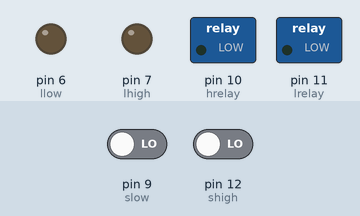
Simulated run of this sketch. Board: Arduino Uno, built with avr-gcc and run on an emulated ATmega328P. Parts: switched loads named in the sketch (green lamp = pin HIGH), output pins drawn as LEDs (lit = HIGH). Inputs (shaded band) come from the test bench; at power-on: pin 9 (slow) LOW, pin 12 (shigh) LOW.

Above: at 11.2 s.
11.3 s: pin 9 (slow) driven HIGH
At 21.4 s:
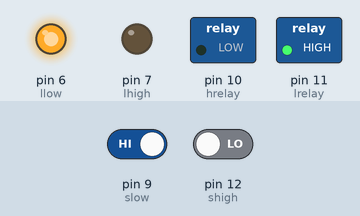
Timing chart, 0 to 22.9 s (numbered marks = the images above; inputs shaded):
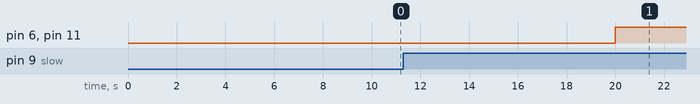

Measured:
- after the input at 11.3 s, pin 6 (llow), pin 11 (lrelay): LOW → HIGH after 8.7 s

The sketch:

Strom_is_Coming.ino
```cpp
#define shigh 12
#define slow 9
#define lhigh 7
#define llow 6
#define hrelay 10
#define lrelay 11
int sh,sl;
void setup() {
Serial.begin(9600);
pinMode(lhigh,OUTPUT);
pinMode(llow,OUTPUT);
pinMode(hrelay,OUTPUT);
pinMode(lrelay,OUTPUT);
pinMode(shigh,INPUT);
pinMode(slow,INPUT);
 for( int i=0;i<5;i++){
    if(i==4){
    printf("Hello");
  }
  else{
  }
  digitalWrite(13,HIGH);
  delay(1000);
  digitalWrite(13,LOW);
  delay(1000);
}
sh=digitalRead(shigh);
sl=digitalRead(slow);
}
void loop() {
if(sh==HIGH){
  digitalWrite(lhigh,HIGH);
  digitalWrite(llow,LOW);
  digitalWrite(hrelay,HIGH);
  digitalWrite(lrelay,LOW);
}
else{
    for( int i=0;i<5;i++){
      if(i==4){
  printf("Hello");
  }
  else{
  }
  digitalWrite(13,HIGH);
  delay(1000);
  digitalWrite(13,LOW);
  delay(1000);
}
   sl=digitalRead(slow);
}
if(sl==HIGH){
  digitalWrite(lhigh,LOW);
  digitalWrite(llow,HIGH);
  digitalWrite(hrelay,LOW);
  digitalWrite(lrelay,HIGH);
}
else{
    for( int i=0;i<5;i++){
  if(i==4){
    printf("Hello");
  }
  else{
  }
  digitalWrite(13,HIGH);
  delay(1000);
  digitalWrite(13,LOW);
  delay(1000);

}
   sh=digitalRead(shigh);
}
}
```
